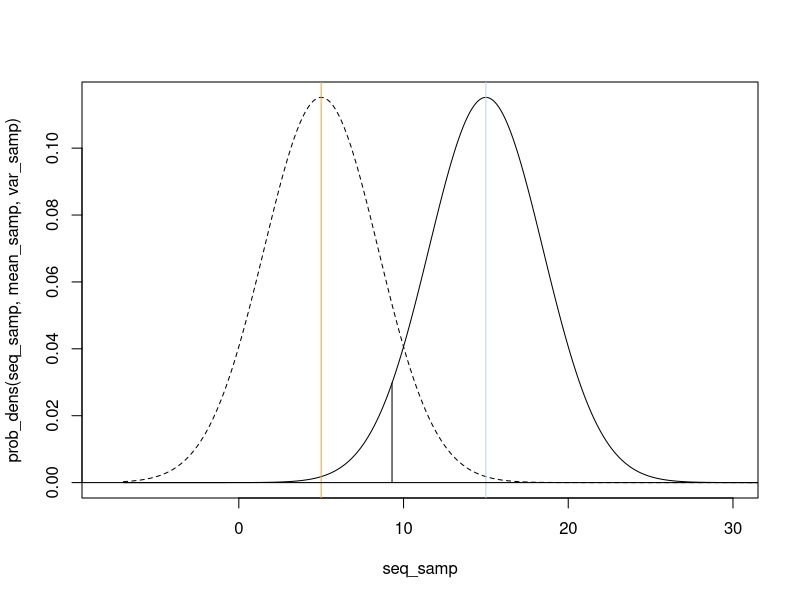
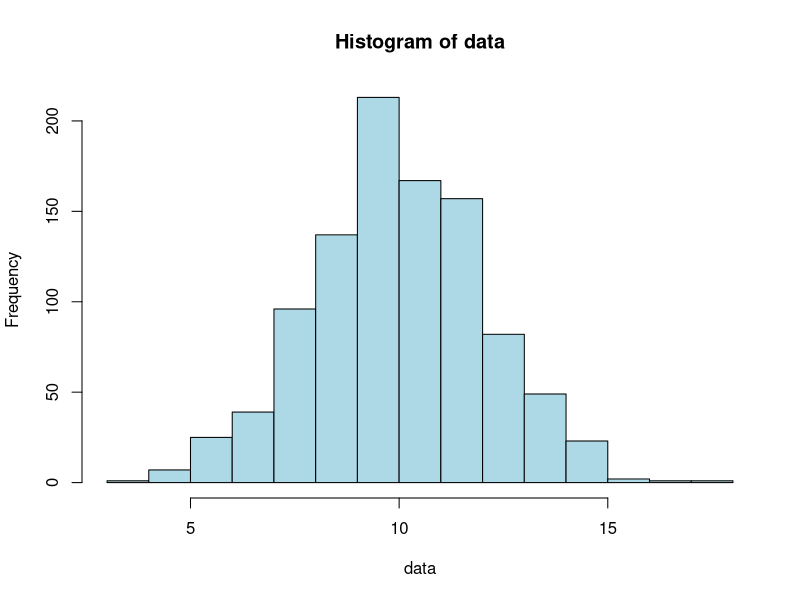
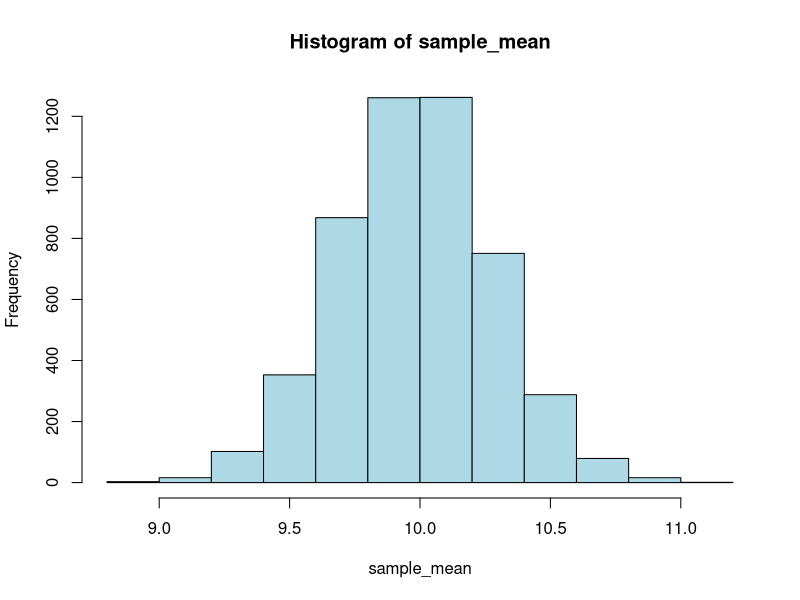
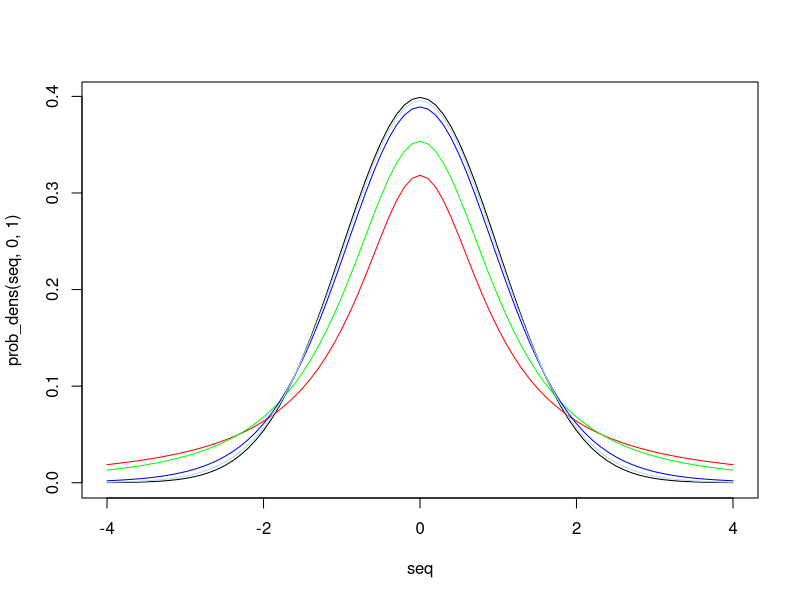
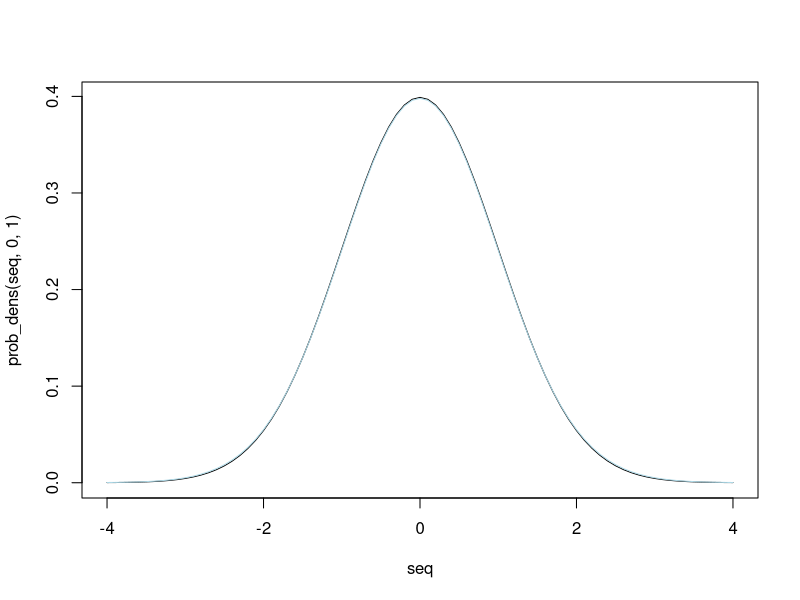
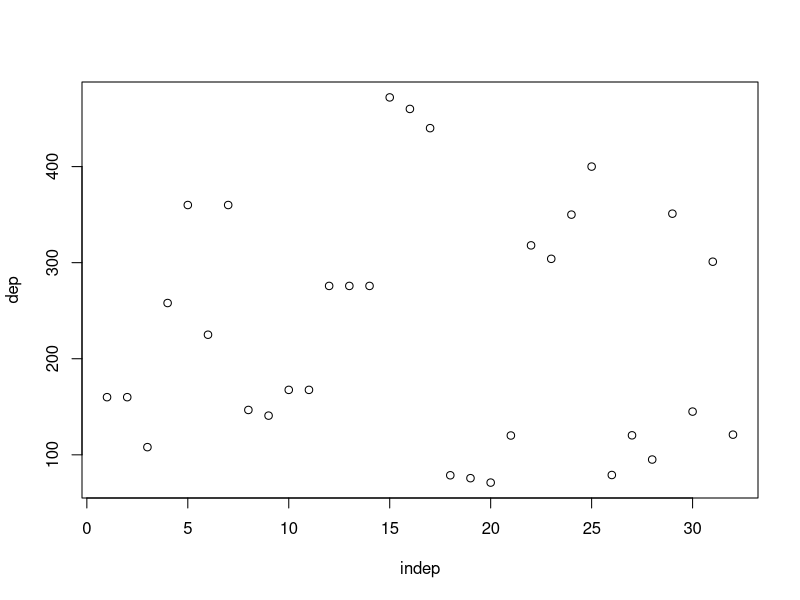
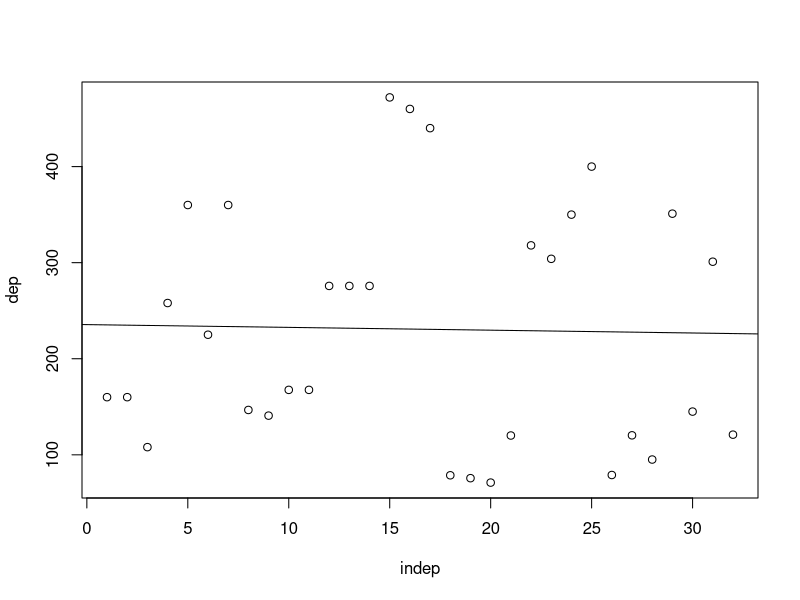
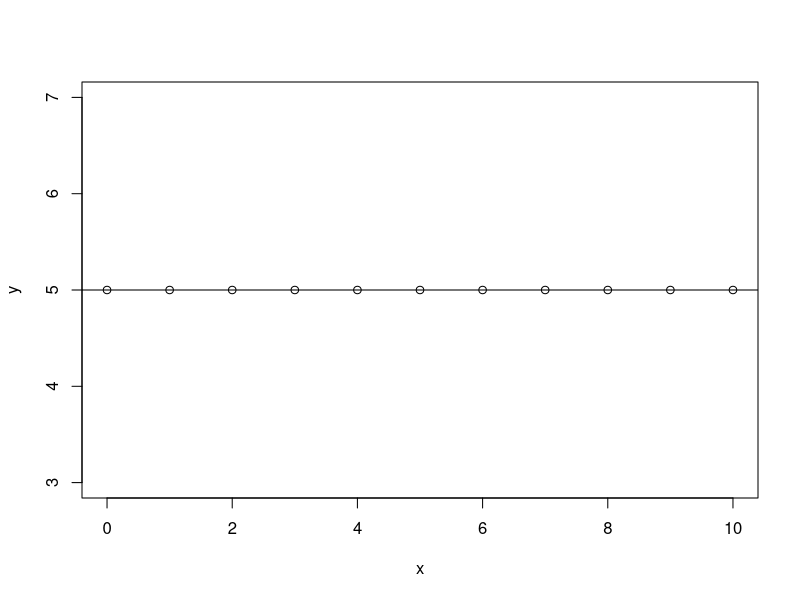

Write R code to recreate these figures, in order.
#############################################################
##---------------------------------------------------------##
##                Inferential Statistics V:                ##
##    Probabilistically Evaluating Statistical Models      ##
##         via the Z-Test / Gauß-Test and the T-Test       ## 
##            by Steffen Schwerdtfeger 01.2023             ##
##---------------------------------------------------------##
#############################################################



#######################################################
# 2 The Regular Z-Test / Gauß-Test  and its P-Value # 
#######################################################

# General formula for a probability density function (PDF).
# Insert mean = 0 and var = 1 to obtain the values for input x
# given a so-called standard normal distribution:
prob_dens = function(x,mean,var){
  fx = (1/sqrt(2*pi*var))*exp((-((x-mean)^2))/(2*var))
  return(fx)
} # End of Function

# Comparing distributions:
# We chose equal variance, so the form will be the same

# Sample:
mean_samp = 5
var_samp = 12

# Population:
mean_pop = 15
var_pop = 12 

# Plot:
seq_samp = seq(-7,40,by =.01)
plot(x = seq_samp, y = prob_dens(seq_samp,mean_samp,var_samp), type = "l", xlim=c(-8,30),lty =2)
seq_pop = seq(-7,40,by =.01)
lines(x = seq_pop,y = prob_dens(seq_pop,mean_pop,var_pop), type = "l")
abline(v=mean_pop,col="lightblue")
abline(v=mean_samp,col="orange")
abline(h=0) # line for x-axis at y = 0

# Quantile function for .05 of pop:
pop_threshold = qnorm(.05,mean=15,sd=sqrt(12))

# Add line to mark lower tail threshold of .05 (5%):
segments(x0=pop_threshold,x1=pop_threshold, y0 = 0, y1 = prob_dens(pop_threshold,mean_pop,var_pop))


##############################################
# 2.2 Standard Deviation/Error of the Mean #
##############################################

# Example for SEM:

# Our population:
x = c(rep(c(0:10),100))

# Population variance:
var = sum((x-mean(x))^2)/length(x)

# Evaluate SEM for several different sizes of n:
n_sample = 20
sem_20 = sqrt(var)/sqrt(n_sample) 
# [1] 0.7071068 

n_sample = 200
sem_200 = sqrt(var)/sqrt(n_sample) 
# [1] 0.2236068

n_sample = 1000
sem_1k = sqrt(var)/sqrt(n_sample) 
# [1] 0.1

n_sample = length(x) # = 1100
sem_N = sqrt(var)/sqrt(n_sample) 
# [1] 0.09534626

n_sample = 10000
sem_10k = sqrt(var)/sqrt(n_sample) 
# [1] 0.0003015113

sem_20 > sem_200 & sem_200 > sem_1k & sem_1k > sem_N & sem_N > sem_10k
# [1] TRUE


# Standard error of the mean including actual sampling:
# How the SEM becomes smaller, the more samples we take:

# First we will use the sample sd and later the population
# sd, which we will set to 2 below

set.seed(1) # for reproducability
data = rnorm(n = 1000, mean = 10, sd = 2)

# We can again plot our data as histogram
hist(data, col = "lightblue")

# Use a for loop to take 5000 random samples of size n = 50 each:
n_samp = 5000
sample_mean = c() # create empty vector

# The below function will also takes samples of length 50
# and then mean of that sample stores in our vector sample_mean.
# Running this loop will always result in different samples:
for (i in 1:n_samp){
  # Store mean of each sample with length 50:
  sample = sample(data, 50, replace=TRUE)
  sample_mean[i] = mean(sample)
} # End for i

# Look at the histogram of the sample_mean:
hist(sample_mean, col = "lightblue")

# Now we compare the SEM of the first 20 sample
# with the SEM of the first 250 sample. Recall
# the vector sample_n_50 contains 5000 means
# with a sample size of 50 each:
sample_mean
length(sample_mean) 
# [1] 5000


#### SEM of the first 20 samples:
samp_n20 = sample_mean[1:20]
length(samp_n20)
# [1] 20

# SEM_n20
SEM_n20 = sd(samp_n20)/sqrt(length(samp_n20))
# [1] 0.05782984


#### SEM of the first 250 samples:
samp_n250 = sample_mean[1:250]
length(samp_n250)
# [1] 250

# SEM_n20
SEM_n250 = sd(samp_n250)/sqrt(length(samp_n250))
# [1] 0.01723958


#### SEM of all 5000 samples:
SEM_n5000 = sd(sample_mean)/sqrt(length(sample_mean))
# [1] 0.003924541

# The numerical values will deviate, each time you run the
# loop, but it will always hold the logic of:
SEM_n20 > SEM_n250 & SEM_n250 > SEM_n5000
# [1] TRUE

# For a z-test we would have to use the population sd,
# which we set to be 2 in rnorm() function above. Given
# the sd we can again just simply adjust a size of n:
# pop_sd/sqrt(n):
2/sqrt(20) > 2/sqrt(250) & 2/sqrt(250) > 2/sqrt(10000) 
# [1] TRUE


###########################################################
# 3 Possible Hypotheses of the One- and Two-Sample Z-Test #
#               and their Respective P-Values             #
###########################################################

### Chat Noir One-Sample Z-test:

# We will compare sad cats with a population
# of cats ("all cats"):

# Happy cats like Lady Meow drink 10 cups of tea on average:
pop_cats = c(rep(seq(0,10, length(11)),10))

# Sad cat, which drank only 2 cups of tea in 10 hours:
sample_sad_cats = seq(0,2,length = 11)
# [1] 0.0 0.2 0.4 0.6 0.8 1.0 1.2 1.4 1.6 1.8 2.0


# Population var and sd:
var = sum((pop_cats-mean(pop_cats))^2)/length(pop_cats)
sd = sqrt(var)
# SEM:
sem = sd/sqrt(length(sample_sad_cats))

# Z-test:
z_stat = (mean(sample_sad_cats)-mean(pop_cats))/sem
# [1] -4.195235

# P-Value LOWER TAIL
p_val_low = pnorm(z_stat,mean = 0,sd = 1)
# [1] 1.362942e-05
p_val_low < .05
# [1] TRUE

# P-Value UPPER TAIL:
# The below is only theoretically the case and we
# have to pretend to have gotten a positive z-statistics.
# This spares us the time of creating another set of data.
# This time the below actually argues that sad cats drink 
# more tea than happy cats (we made thinks up, but just 
# you know):
p_val_upper = pnorm(abs(z_stat),mean = 0,sd = 1)
1-p_val_upper
# [1] 1.362942e-05
1-p_val_upper < .05
# [1] TRUE

# P-Value TWO-TAIL
p_val_two = 2*pnorm(z_stat,mean = 0,sd = 1)
# [1] 2.725883e-05
p_val_two < .05
# [1] TRUE


#### Chat Noir Independent Two-Sample Z-test:

# We will compare happy cats such as Lady Meow with 
# unfortunate cats that are evidently sad (inclusion 
# criteria will left out for now):

# Happy Cats:
sample_cats = c(0:10)
pop_cats = seq(0,10.5,length = 11)
pop_cats = c(rep(pop_cats,100))

# Sad cats, which drink only 1 cup of tea in 10 hours :'(
sample_sad_cats = seq(0,2.5,length = 11)
# [1] 0.00 0.25 0.50 0.75 1.00 1.25 1.50 1.75 2.00 2.25 2.50
pop_sad_cats = c(rep(seq(0,2.5,length = 11),100)) 


# SEM of each sample:
happy_var = sum((pop_cats-mean(pop_cats))^2)/length(pop_cats)
happy_pop_sd = sqrt(happy_var)
happy_sem = happy_pop_sd/length(sample_cats)

sad_var_pop = sum((pop_sad_cats-mean(pop_sad_cats))^2)/length(pop_sad_cats)
sad_pop_sd = sqrt(sad_var_pop)
sad_sem = sad_pop_sd/length(sample_sad_cats)

# z-Statistics:
z_statistics_num = (mean(sample_sad_cats)-mean(sample_cats))-(mean(pop_sad_cats)-mean(pop_cats))
z_statistics_denom = sad_sem + happy_sem
z_statistics = z_statistics_num/z_statistics_denom
# [1] -10.03415

# We can simplify the formula and will get the same results:
z_statistics_num = (mean(sample_sad_cats)-mean(sample_cats))
z_statistics_denom = sad_sem + happy_sem
z_statistics = z_statistics_num/z_statistics_denom
# [1] -10.03415  # == -10.034 sd's away from the pop. mean

# P-value:
pnorm(z_statistics)
# [1] 5.394214e-24

#### Chat Noir Dependent/Paired Two-Sample Z-test:

# Sad cats, which drink only 1 cup of tea in 10 hours :'(
# We can also consider this as timestep t_1:
sample_sad_cats = seq(0,2.5,length = 11)
# [1] 0.00 0.25 0.50 0.75 1.00 1.25 1.50 1.75 2.00 2.25 2.50

# Timestep t_2, i.e., after cat was on catnip:
sample_catnip = c(0:10)
# [1]  0  1  2  3  4  5  6  7  8  9 10

# Evaluate the difference between t_1 and t_2 via
# diff = t_2 - t_1
diff = sample_catnip-sample_sad_cats

# Set up data table:
data = cbind(sample_sad_cats, sample_catnip, diff)
data = as.data.frame(data) # in order to be able to use $

#       sample_sad_cats  sample_catnip diff
#  [1,]            0.00              0 0.00
#  [2,]            0.25              1 0.75
#  [3,]            0.50              2 1.50
#  [4,]            0.75              3 2.25
#  [5,]            1.00              4 3.00
#  [6,]            1.25              5 3.75
#  [7,]            1.50              6 4.50
#  [8,]            1.75              7 5.25
#  [9,]            2.00              8 6.00
# [10,]            2.25              9 6.75
# [11,]            2.50             10 7.50

# Caluclate the mean difference
mean_diff = sum(data$diff)/length(diff)
# Total sum of squared mean differences
sum_sq_diff = sum(((diff-mean_diff)^2))
# Standard error of the mean differences
sd_mean_diff = sqrt(sum_sq_diff/length(diff))/sqrt(length(diff))

# Z_value:
z_value = mean_diff/sd_mean_diff 

# Upper tail z-test, arguing that catnip has the effect that
# sad cats are drinking more tea than before again:
p_value = 1-pnorm(z_value)
# [1] 7.854725e-08


##########################
# 4 The Student's T-Test #
##########################

# PDF of a T-Distribution:
# df = n-1 # or 2 for two estimates/relations

t_distr = function(x,df){
  t_1 = gamma((df+1)/2)/(sqrt(df*pi)*gamma(df/2))
  t_2 = (1 + (x^2/df))^(-(df+1)/2)
  t_distr = t_1*t_2
  return(t_distr)
} # End of function

# Initialize Sequence: 
seq = seq(-4,4,by = .1)

# Plot standard normal and t-distribution
# with df = 1, df = 2, df = 10, df = 100:
plot(x=seq,y=prob_dens(seq,0,1), type ="l") 
lines(x=seq,y=t_distr(seq,1),col="red")    # df 1
lines(x=seq,y=t_distr(seq,2),col="green")  # df 2
lines(x=seq,y=t_distr(seq,10),col="blue")  # df 10
# Here you can see that given a df = 30 theh t-distribution
# gets very close to standard normal distribution, hence 
# the z-score is used, given n>30:
lines(x=seq,y=t_distr(seq,30),col="lightblue") # df 30

# Moving to df = 100 the light blue line will essentially overlap
# with the standard normal PDF
plot(x=seq,y=prob_dens(seq,0,1), type ="l")
lines(x=seq,y=t_distr(seq,100),col="lightblue") # df 100


######################################################
# 5.1 Hypothesis Test on the Slope and the Intercept #
#                of a Linear Model                   #
######################################################

# Next we are going to look at a data set where
# a linear relation is not significant. We will
# use the integrated data set "mtcars" for that.
# Let us ignore the meaning of the dependent and
# independent variable and just look at the plot
# that obviously shows no slope above 0:
data("mtcars")
dep = mtcars$disp
indep = c(1:length(dep))
plot(indep,dep)

# The p-value is 0.9047, suggesting no significant
# result, given a slope of -0.2913, a very low
# slope, barely different to 0:
compare = summary(lm(dep~indep))
#  Call:
#  lm(formula = dep ~ indep)

# Residuals:
#     Min      1Q  Median      3Q     Max 
# -158.60 -105.75  -36.75   97.03  240.84 

# Coefficients:
#              Estimate Std. Error t value Pr(>|t|)    
#  (Intercept) 235.5282    45.5971   5.165 1.46e-05 ***
#  indep        -0.2913     2.4116  -0.121    0.905    
# ---
#   Signif. codes:  0 ‘***’ 0.001 ‘**’ 0.01 ‘*’ 0.05 ‘.’ 0.1 ‘ ’ 1

# Residual standard error: 126 on 30 degrees of freedom
# Multiple R-squared:  0.0004861,	Adjusted R-squared:  -0.03283 
# F-statistic: 0.01459 on 1 and 30 DF,  p-value: 0.9047


# For more detailed numbers look at:
compare$coefficients
#               Estimate Std. Error    t value     Pr(>|t|)
# (Intercept) 235.528226  45.597118  5.1654192 1.460149e-05
# indep        -0.291294   2.411567 -0.1207903 9.046625e-01

# Our optimal linear model:
beta  =  cov(indep,dep)/var(indep)
# [1] -0.291294
alpha =  mean(dep)-beta*mean(indep)
# [1] 235.5282
fx = alpha+beta*indep

# Plot model:
plot(indep,dep)
abline(a=alpha,b=beta)


#########################
# 7.1 Testing the slope #
#########################

# Sum of square residuals:
SumR2     = sum((dep-fx)^2)
# [1] 475953.3
SumR2_alt = sum(as.numeric(residuals(lm(dep~indep))^2))
SumR2_alt2 = sum((dep-mean(dep))^2) - beta*sum((dep-mean(dep))*(indep-mean(indep)))

all.equal(SumR2,SumR2_alt,SumR2_alt2)
# [1] TRUE

# Residual SE:
residual_standard_error = sqrt(SumR2/(length(indep)-2)) 
# [1] 125.9568
compare
# => Residual standard error: 126
# summary(lm(y~x)) rounds the value in the output,
# but since we will get to equivalent results we can
# savely assume that the output value is just rounded.

# Standard error of the slope for t-distribution:
se_denom = sqrt(sum((indep - mean(indep))^2))
se_slope_t = residual_standard_error/se_denom

# t-value:
t_value = beta/se_slope_t 
# [1] -0.1207903

# p-value for two-tail == to standard output of summary(lm(y~x)):
2*integrate(t_distr, df = length(indep)-2, lower = -Inf, upper = t_value)$value
# [1] 0.9046625
# Alternative via basic R function pt():
2*pt(t_value, df = length(indep)-2) 
# [1] 0.9046625

# t-value and p-value is equivalent with the output of
# summary(lm(y~x)):
compare$coefficients
#               Estimate Std. Error    t value     Pr(>|t|)
# (Intercept) 235.528226  45.597118  5.1654192 1.460149e-05
# indep        -0.291294   2.411567 -0.1207903 9.046625e-01


#############################
# 7.2 Testing the intercept #
#############################

# Example of a model with slope of zero:
x = c(0:10)
y = rep(5,11)
plot(x,y)
abline(h=5)

# Standard error of the intercept:
SE_a = sqrt(SumR2/(length(indep)-2))*sqrt((1/length(indep))+((mean(indep)^2)/sum((indep-mean(indep))^2)))
# [1] 45.59712

# t-value intercept:
t_value = alpha/SE_a
# [1] 5.165419

# p-value intercept:
2*(1-(integrate(t_distr, df = length(indep)-2, lower = -Inf, upper = t_value)$value))
2*(1-pt(t_value,df = length(indep)-2))
# [1] 1.460149e-05


###################################################
# 6 Update on our linear_least_squares() Function #
###################################################

# Updated linear least squares function:
# Go-go-gadgeto linear_least_square!!!!

linear_least_square = function(indep,dep){ # Start of function
  
  # Evaluating coefficients for and optimal linear model
  # given a set of dependent and independent variables:
  beta  =  cov(indep,dep)/var(indep)
  alpha =  mean(dep)-beta*mean(indep)
  fx = alpha+beta*indep
  
  # Sum of Squared Errors/Residuals:
  SumR2     = sum((dep-fx)^2)
  
  # Residual Standard Error/Deviation:
  residual_standard_error = sqrt(SumR2/(length(indep)-2)) 
  
  # Standard error of the slope for t-distribution:
  se_denom = sqrt(sum((indep - mean(indep))^2))
  se_slope_t = residual_standard_error/se_denom
  
  # Standard error of the incercept for t-distribution:
  se_a = sqrt(SumR2/(length(indep)-2))*sqrt((1/length(indep))+((mean(indep)^2)/sum((indep-mean(indep))^2)))
  
  # t-value of the slope:
  t_value_b = beta/se_slope_t 
  
  # t-value of the intercept:
  t_value_a = alpha/se_a
  
  ### p-value of the slope via integrating the PDF of a t-distribution
  # up to the t-value calculated above:
  t_distr = function(x,df){
    t_1 = gamma((df+1)/2)/(sqrt(df*pi)*gamma(df/2))
    t_2 = (1 + (x^2/df))^(-(df+1)/2)
    t_distr = t_1*t_2
    return(t_distr)
  } # End of function
  
  # Two-Tail P(t=T|H_0):
  p_b_2t = 2*integrate(t_distr, df = length(indep)-2, lower = -Inf, upper = t_value_b)$value
  
  ### p-value of the intercept:
  
  # Two-Tail P(t=T|H_0):
  p_a_2t = 2*(1-(integrate(t_distr, df = length(indep)-2, lower = -Inf, upper = t_value_a)$value))
  
  # Results for two tail
  Results_a = c(round(alpha,4), round(se_a,4), round(t_value_a,4), p_a_2t)
  Results_b = c(round(beta,4), round(se_slope_t,4), round(t_value_b,4), p_b_2t)
  Res_data = as.data.frame(rbind(Results_a,Results_b))
  colnames(Res_data) = c("Estimate","Std. Error","t value","Pr(>|t|)")
  rownames(Res_data) = c("Intercept", "Reg. coeff.")
  
  # Nice output using cat() function:
  cat(" Linear least square method in R","\n","\n",
      "Independent variable:", "\t", deparse(substitute(indep)),"\n", 
      "Dependent   variable:", "\t", deparse(substitute(dep)),"\n","\n",
      "alpha", "\t",alpha,"\n",
      "beta","\t",beta, "\t","SumR2", "\t", SumR2, "\n","\n")
  print(Res_data)
  cat("\n","Residual Standard Error:",round(residual_standard_error),"on",
      (length(indep)-2), "degrees of freedom","\n","\n") 
  
  # Let us also plot our results:
  # We will also use deparse(substitute(x)) for the 
  # labels of our plot axes.
  plot(x=indep,y=dep, ylab = deparse(substitute(dep)),       
       xlab = deparse(substitute(indep)))
  abline(a=alpha, b=beta, col = "darkblue")
} # End of function

# Test:
linear_least_square(indep, dep)

# Linear least square method in R 
# 
# Independent variable: 	 indep 
# Dependent   variable: 	 dep 
#
# alpha 	 235.5282 
# beta 	 -0.291294 	 SumR2 	 475953.3 
#
#             Estimate Std. Error t value     Pr(>|t|)
# Intercept   235.5282    45.5971  5.1654 1.460149e-05
# Reg. coeff.  -0.2913     2.4116 -0.1208 9.046625e-01
#
# Residual Standard Error: 126 on 30 degrees of freedom 
